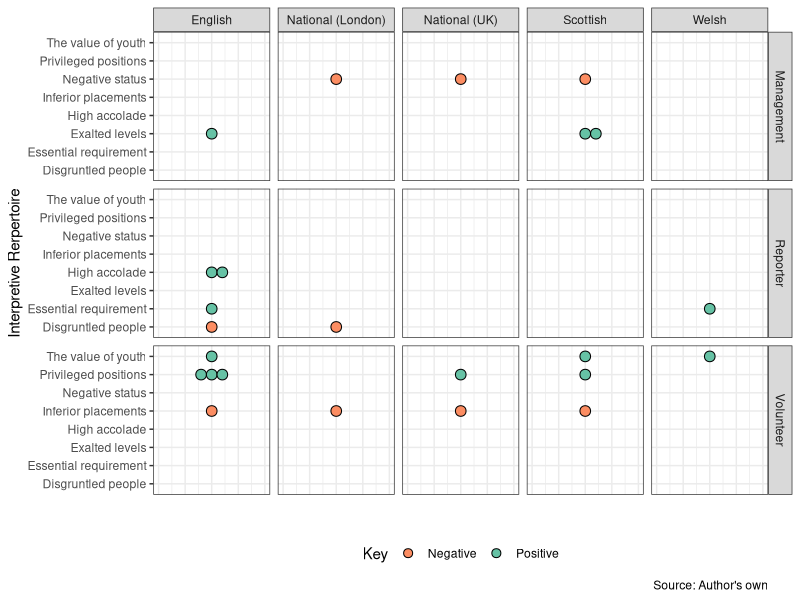

Here is the R script that generated this plot:
## ---- chunk 1
knitr::opts_chunk$set(
  echo = FALSE,
  warning = FALSE,
  message = FALSE,
  fig.align = "center"
)
## ---- chunk 2
library(tidyverse)

## ---- chunk 3
interep <- tribble(
  ~`Pos_Neg`, ~`Description`, ~`Perspective`, ~`Regional`, ~`Subject`,
  "Positive", "Privileged positions", "Volunteer", "National (UK)", "Being of importance",
  "Positive", "Privileged positions", "Volunteer", "English", "Being of importance",
  "Positive", "Privileged positions", "Volunteer", "Scottish", "Being of importance",
  "Positive", "Privileged positions", "Volunteer", "English", "Being of importance",
  "Positive", "Privileged positions", "Volunteer", "English", "Being of importance",
  "Positive", "The value of youth", "Volunteer", "Welsh", "Connected importance",
  "Positive", "The value of youth", "Volunteer", "English", "Connected importance",
  "Positive", "The value of youth", "Volunteer", "Scottish", "Connected importance",
  "Positive", "Exalted levels", "Management", "Scottish", "Needy; Worthy; Valuable",
  "Positive", "Exalted levels", "Management", "Scottish", "Needy; Worthy; Valuable",
  "Positive", "Exalted levels", "Management", "English", "Needy; Worthy; Valuable",
  "Positive", "Essential requirement", "Reporter", "English", "Essential; Commited; Indispensible",
  "Positive", "Essential requirement", "Reporter", "Welsh", "Essential; Commited; Indispensible",
  "Positive", "High accolade", "Reporter", "English", "Representative; Belonging; Dependable",
  "Positive", "High accolade", "Reporter", "English", "Representative; Belonging; Dependable",
  "Negative", "Inferior placements", "Volunteer", "National (UK)", "Insignificant; Worthless",
  "Negative", "Inferior placements", "Volunteer", "National (London)", "Insignificant; Worthless",
  "Negative", "Inferior placements", "Volunteer", "Scottish", "Insignificant; Worthless",
  "Negative", "Inferior placements", "Volunteer", "English", "Insignificant; Worthless",
  "Negative", "Negative status", "Management", "National (UK)", "Of little importance",
  "Negative", "Negative status", "Management", "National (London)", "Of little importance",
  "Negative", "Negative status", "Management", "Scottish", "Of little importance",
  "Negative", "Disgruntled people", "Reporter", "National (London)", "Quitters; Unhapy; Volatile",
  "Negative", "Disgruntled people", "Reporter", "English", "Quitters; Unhapy; Volatile"
)
## ---- chunk 4

ggplot(interep, aes(Description, fill = Pos_Neg)) +
  geom_dotplot(
    dotsize = 2.5,
    stackdir = "centerwhole",
    stackgroups = TRUE
  ) +
  facet_grid(c(~Perspective, ~Regional)) +
  coord_flip() +
  theme_bw() +
  theme(
    axis.text.x = element_blank(),
    axis.ticks.x = element_blank(),
    legend.position = "bottom"
  ) +
  labs(
    x = "Interpretive Rerpertoire",
    y = "",
    caption = "Source: Author's own",
    fill = "Key"
  ) +
  scale_fill_brewer(direction = -1, palette = "Set2")
